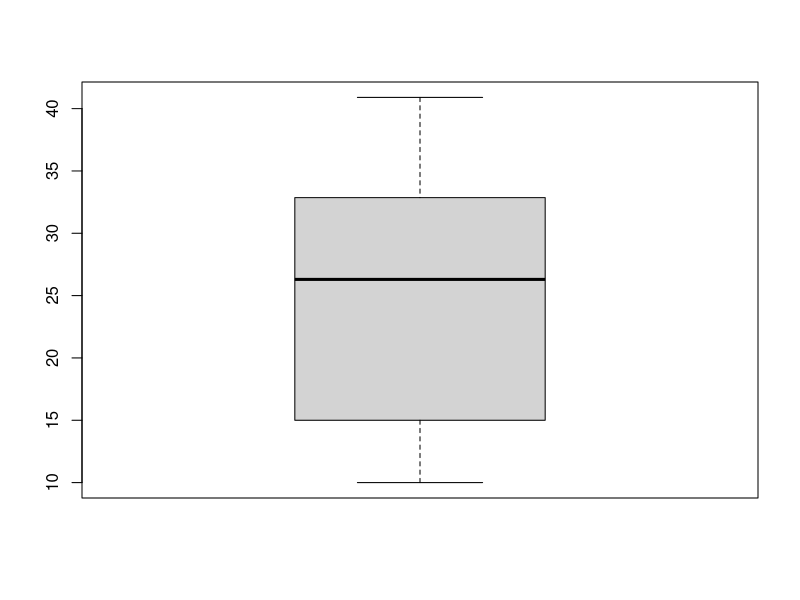
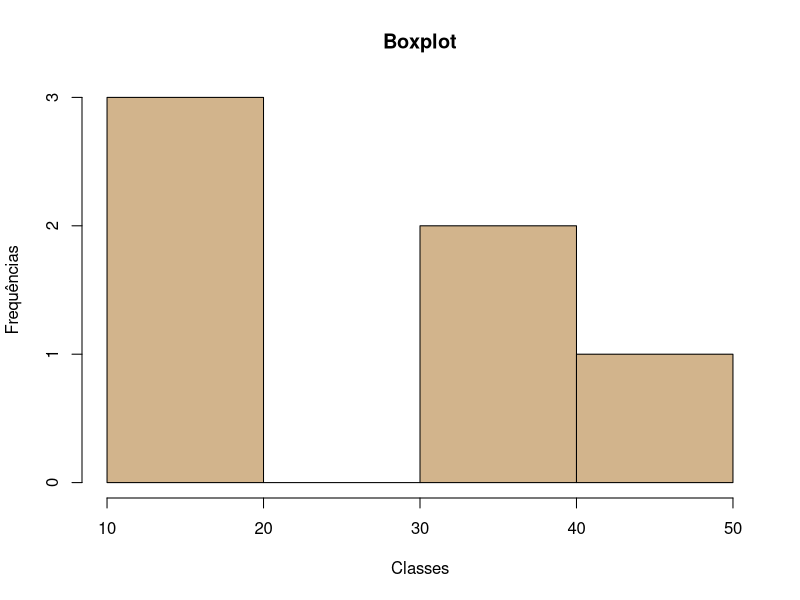

Here is the R script that generated these plots, in order:
## ---- chunk 1
# Soma
2+2

# Subtração
4-2

# Multiplicação
2*3

# Divisão
4/2

# Exponenciação
2^3
## ---- chunk 2

## ---- chunk 3
# Raiz quadrada
sqrt(x=9)

# Combinação de 10 elementos tomados 2 a 2
choose(n=10, k=2)

# e^x
exp(2)

# Logarítmo natural
log(1)
## ---- chunk 4

## ---- chunk 5
# Criar o objeto x
x <- 2

# Imprimir o objeto x
x

# Operações com o objeto x
x^2
x+x

# Apagar o objeto x
rm(x)

# Criar o vetor y
y <- c(2, 5, 10, 11.3, 12)

# Imprimir o vetor y
y

# Elevar o vetor y ao quadrado
y^2

# Apagar o vetor y
rm(y)

# Criar o vetor 'notas'
notas <- c(60, 50, 20, 50, 90)

# Ordenar o vetor 'notas'
notas <- sort(notas)

# Imprimir o vetor 'notas'
notas
## ---- chunk 6

## ---- chunk 7
# Igualdade
2 == 2
2 == 5
"a" == "a"
"a" == "A"

# Maior
2 > 3
2 >= 3

# Menor
2 < 4
2 <= 1
c(1,2,2,4,7,10) < 7
## ---- chunk 8
# Importar o arquivo 'notas.csv'
dados <- read.csv2(file = "data/notas.csv", header = TRUE)
## ---- chunk 9
# Estrutura do objeto
str(dados)

# Listar os nomes das variáveis
names(dados)

# Imprimir as seis primeiras linhas
head(dados)

# Imprimir as seis últimas linhas
tail(dados)

# Ver todo o banco de dados
View(dados)
## ---- chunk 10
dados$nota 
## ---- chunk 11

## ---- chunk 12
# Importar o arquivo 'notas.csv'
dados <- read.csv2(file = "data/notas.csv", header = TRUE)

# Média
mean(dados$nota)

# Mediana
median(dados$nota)

# Variância
var(dados$nota)

# Desvio padrão
sd(dados$nota)

# Valor máximo
max(dados$nota)

# Valor mínimo
min(dados$nota)

# Amplitude
range(dados$nota)

# Coeficiente de variação
sd(dados$nota)/mean(dados$nota)

# Quartis
quantile(dados$nota)

# Sumário
summary(dados$nota)

# Boxplot
boxplot(dados$nota)

# Histograma
hist(dados$nota, main = "Boxplot", xlab = "Classes", ylab = "Frequências", col = "tan")
## ---- chunk 13
normal <- rnorm(1000)



